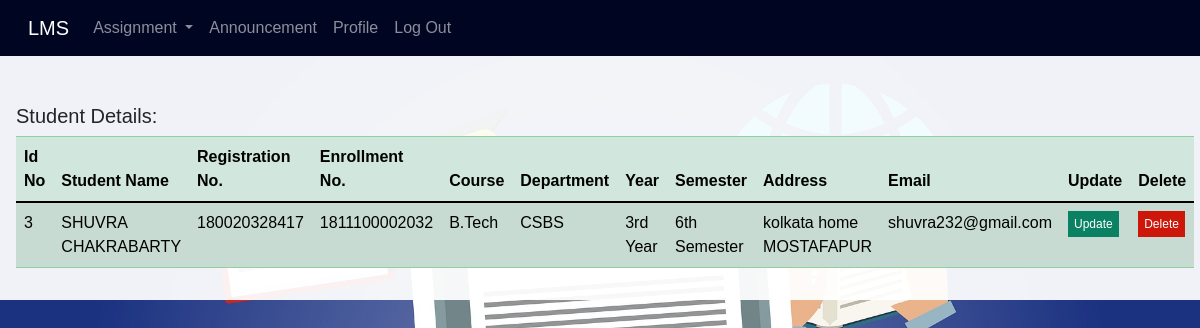
/view_student, run on an earlier commit of the app's database.
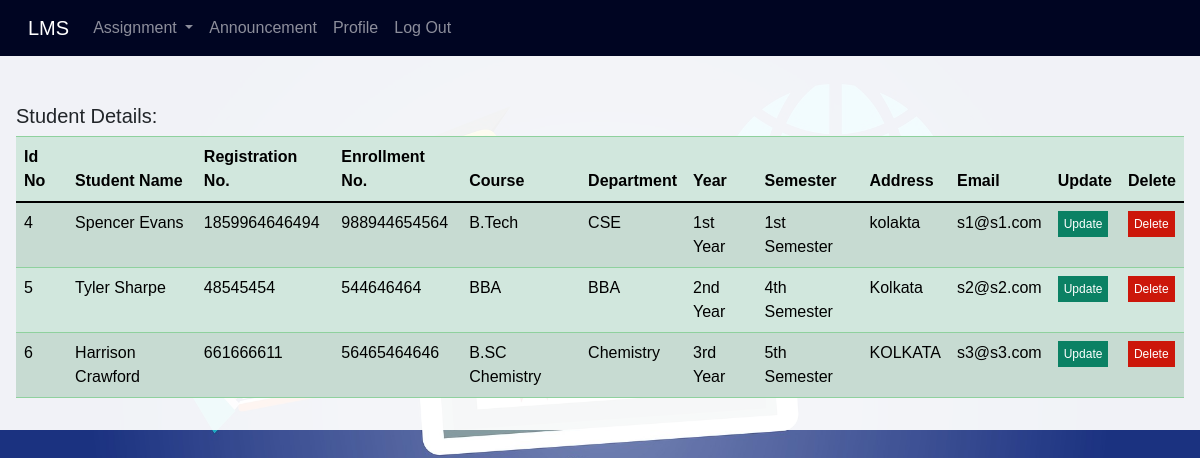
And on a later commit of the database.
### lms_app/models.py (models this page shows)
class Student(models.Model):
    id= models.AutoField(primary_key=True)
    name = models.CharField(max_length=70,unique=False)
    course = models.CharField(max_length=70,unique=False)
    department = models.CharField(max_length=100, unique=False)
    reg_no = models.CharField(max_length=30,unique=True)
    roll_no = models.CharField(max_length=50,unique=True)
    year = models.CharField(max_length=20,unique=False)
    semester = models.CharField(max_length=20,unique=False)
    address = models.CharField(max_length=500,unique=False)
    password = models.CharField(max_length=50,unique=False,null=True)
    email = models.CharField(max_length=70,unique=False,null=True)

### lms_app/views.py (the view)
# urls.py: path('view_student',views.view_student,name='view_student'),
def view_student(requests):
    student = Student.objects.all()
    my_dict={'student':student}
    return render(requests,'view_student.html',context=my_dict)

### templates/view_student.html (shortened to what this page needs)
{% extends 'header.html' %}
{% block body_block %}
<div class="from_table">
    <table class="table table-striped  table-success">
      <h5 style="padding-top: 2rem;">Student Details:</h5>
  <thead>
    <tr>
      <th scope="col">Id No</th>
      <th scope="col">Student Name</th>
      <th scope="col">Registration No.</th>
        <th scope="col">Enrollment No.</th>
        <th scope="col">Course</th>
        <th scope="col">Department</th>
        <th scope="col">Year</th>
        <th scope="col">Semester</th>
         <th scope="col">Address</th>
         <th scope="col">Email</th>
      <th scope="col">Update</th>
      <th scope="col">Delete</th>
    </tr>
  </thead>
  <tbody>
{% if student %}
{%  for s in student %}
    <tr>
      <td>{{s.id}}</td>
      <td>{{s.name}}</td>
      <td>{{s.reg_no}}</td>
       <td>{{s.roll_no}}</td>
       <td>{{s.course}}</td>
      <td>{{s.department}}</td>
       <td>{{s.year}}</td>
      <td>{{s.semester}}</td>
      <td>{{s.address}}</td>
      <td>{{s.email}}</td>
        <td><a href="{% url 'base:update_student' student_id=s.id %}" style="text-decoration: none; background: rgb(11, 129, 100); padding: 6px; color: white; font-size: 12px;">Update</a></td>
        <td><a href="{% url 'base:delete_student' student_id=s.id %}" style="text-decoration: none; background: rgb(204, 23, 10); padding: 6px; color: white; font-size: 12px;">Delete</a></td>
    </tr>
{% endfor %}
{%endif %}
  </tbody>
</table>
</div>
</body>
</html>
{% endblock %}

What changed in the data, as far as the page shows it:
removed Student: id "3", name "SHUVRA CHAKRABARTY", reg_no "180020328417", roll_no "1811100002032", course "B.Tech", department "CSBS", year "3rd Year", semester "6th Semester", address "kolkata home MOSTAFAPUR", email "shuvra232@gmail.com"
added Student: id "4", name "Spencer Evans", reg_no "1859964646494", roll_no "988944654564", course "B.Tech", department "CSE", year "1st Year", semester "1st Semester", address "kolakta", email "s1@s1.com"
added Student: id "5", name "Tyler Sharpe", reg_no "48545454", roll_no "544646464", course "BBA", department "BBA", year "2nd Year", semester "4th Semester", address "Kolkata", email "s2@s2.com"
added Student: id "6", name "Harrison Crawford", reg_no "661666611", roll_no "56465464646", course "B.SC Chemistry", department "Chemistry", year "3rd Year", semester "5th Semester", address "KOLKATA", email "s3@s3.com"
